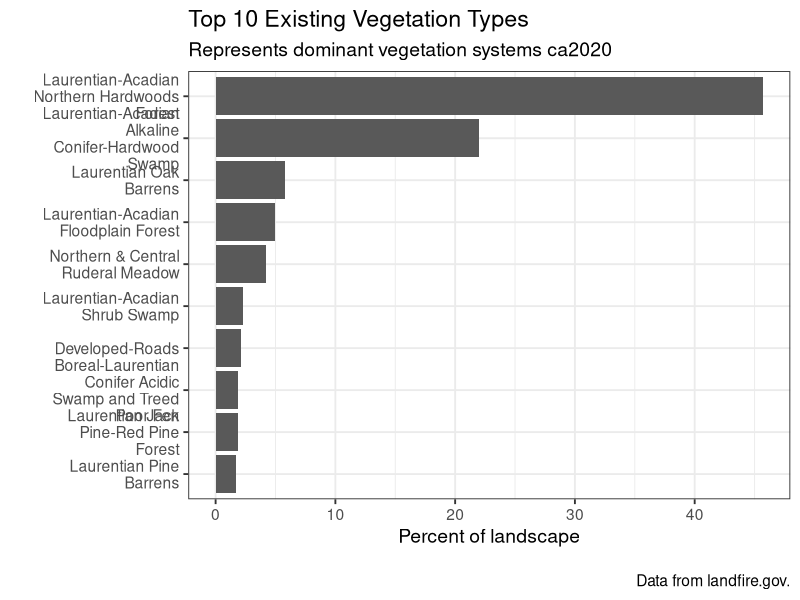
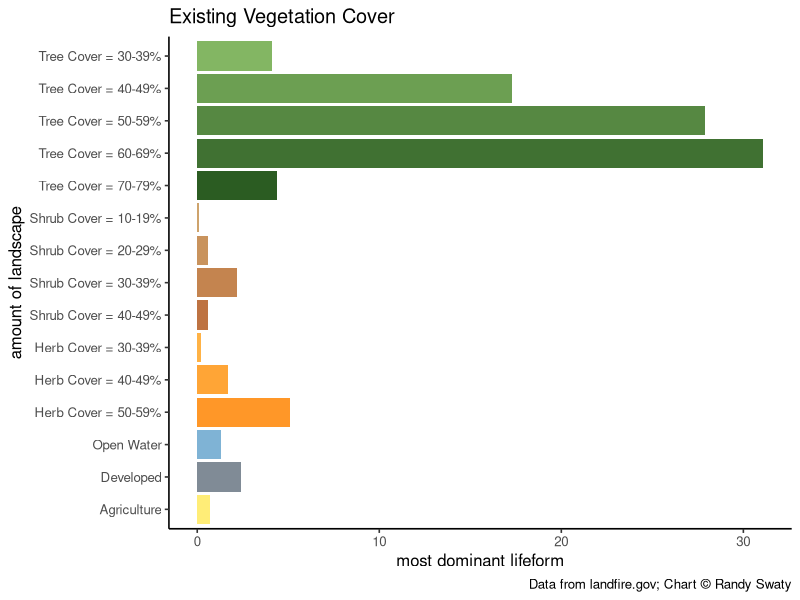
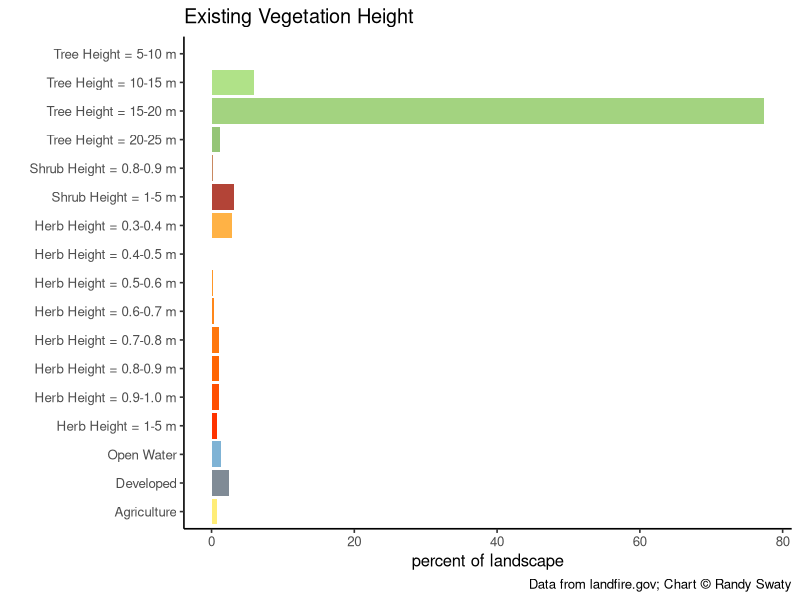

Here is the R script that generated these plots, in order:
## ---- chunk 1
library(tidyverse)
## ---- chunk 2
evtname <- read.csv(file = "data/evt_aoi_attributes.csv") %>%
  group_by(EVT_NAME) %>%
  summarize(ACRES = sum(ACRES),
            REL_PERCENT = sum(REL_PERCENT)) %>%
  arrange(desc(REL_PERCENT)) %>%
  top_n(n = 10, wt = REL_PERCENT)

# plot
evtChart <-
  ggplot(data = evtname, aes(x = EVT_NAME, y = REL_PERCENT)) +
  geom_bar(stat = "identity") +
  labs(
    title = "Top 10 Existing Vegetation Types",
    subtitle = "Represents dominant vegetation systems ca2020",
    caption = "\nData from landfire.gov.",
    x = "",
    y = "Percent of landscape") +
  scale_x_discrete(limits = rev(evtname$EVT_NAME),
                   labels = function(x) str_wrap(x, width = 18)) +
  coord_flip() +
  theme_bw(base_size = 14)

evtChart
## ---- chunk 3
evcname <- read.csv("data/evc_aoi_attributes.csv")

# create "type" column based on conditions
evcname <- evcname %>% mutate(type = if_else(Value %in% 11, "Open Water",
                                             if_else(Value %in% 12, "Snow / Ice",
                                                     if_else(Value %in% c(13:25), "Developed",
                                                             if_else(Value %in% 31, "Barren",
                                                                     if_else(Value %in% c(60:70), "Agriculture",
                                                                             if_else(Value %in% 32, "Quarries",
                                                                                     if_else(Value %in% 100, "Sparse Vegetation",
                                                                                             if_else(Value %in% c(101:199), "Tree",
                                                                                                     if_else(Value %in% c(201:299), "Shrub",
                                                                                                             if_else(Value %in% c(301:399), "Herb",
                                                                                                                     "Other")))))))))))

# create reverse substr() function
revSubstr <- function(x, start, stop) {
  x <- strsplit(x, "")
  sapply(x, 
         function(x) paste(rev(rev(x)[start:stop]), collapse = ""), 
         USE.NAMES = FALSE)  }

# create cover column based on 2nd and 3rd to last Values of classname
# if "Other" type, make 0
evcname <- evcname %>% mutate(cover = as.numeric(if_else(Value > 100,
                                                         revSubstr(evcname$CLASSNAMES, start = 2, stop = 3),
                                                         "0")))

# create bin breaks for grouping
breaks <- seq(0, 100, 10)
# create intervals for grouping and summarize
# also create factor order for "type"
evcgroup <- evcname %>%
  mutate(interval = cut(cover,
                        breaks, 
                        include.lowest = TRUE, 
                        right = T,
                        labels = c("0-9", "10-19", "20-29", "30-39", "40-49", "50-59", "60-69", "70-79", 
                                   "80-89", "90-100")),
         type = factor(type, levels = c("Tree", "Shrub", "Herb", "Open Water", "Snow / Ice", "Developed", "Agriculture", "Sparse Vegetation", "Barren", "Quarries", "Other"))) %>%
  group_by(type, interval) %>%
  summarize(Freq = sum(Freq),
            ACRES = sum(ACRES),
            REL_PERCENT = sum(REL_PERCENT))

# add label and legend names based on condition
evcgroup <- evcgroup %>% mutate(label = if_else(type %in% c("Tree", "Shrub", "Herb"),
                                                paste0(type, " Cover = ", interval, "%"), as.character(type)),
                                legend = if_else(type %in% c("Tree", "Shrub", "Herb", "Open Water"),
                                                 type, as.factor("Other")))

# turn current label order to factors
evclabel.list <- evcgroup$label
evcgroup <- evcgroup %>% mutate(label = fct_rev(factor(label, evclabel.list)))



# create factor level colors for legend (original from Myles)
## cols <- c("Tree" = "#196F3D", "Shrub" = "#229954", "Herb" = "#52BE80", "Open Water" = "#7FB3D5",
##          "Other" = "#808B96")

# join in custom cols column to color bars by specific label

evc_group_cols <- read.csv("data/evc_group_cols.csv")

evcgroup <- left_join(evcgroup, evc_group_cols, by = "label")

evcgroup$label <- factor(evcgroup$label, levels = rev(evcgroup$label))

evcgroup <- evcgroup %>%
  filter(REL_PERCENT > 0.01)

# plot
evcChart <-
  ggplot(data = evcgroup, aes(x = label, y = REL_PERCENT, fill = colors)) +
  geom_bar(stat = "identity") +
  labs(
    title = "Existing Vegetation Cover",
    caption = "Data from landfire.gov; Chart © Randy Swaty",
    x = "amount of landscape",
    y = "most dominant lifeform") +
  scale_fill_identity() +
  coord_flip() +
  theme_classic(base_size = 12)+
  theme(legend.position = "none") 


evcChart



## ---- chunk 4


# load evh attribute table
evhname <- read.csv(file = "data/evh_aoi_attributes.csv")


# create "type" column based on conditions
evhname <- evhname %>% mutate(type = if_else(Value %in% 11, "Open Water",
                                             if_else(Value %in% 12, "Snow / Ice",
                                                     if_else(Value %in% c(13:25), "Developed",
                                                             if_else(Value %in% 31, "Barren",
                                                                     if_else(Value %in% c(60:70), "Agriculture",
                                                                             if_else(Value %in% 32, "Quarries",
                                                                                     if_else(Value %in% 100, "Sparse Vegetation",
                                                                                             if_else(Value %in% c(101:199), "Tree",
                                                                                                     if_else(Value %in% c(201:299), "Shrub",
                                                                                                             if_else(Value %in% c(301:399), "Herb",
                                                                                                                     "Other"))))))))))) %>%
  mutate(height_m = if_else(type %in% "Tree", (Value -100),
                            if_else(type %in% "Shrub", ((Value - 200) / 10),
                                    if_else(type %in% "Herb", ((Value - 300) / 10), 0))) %>%
           as.character() %>% as.numeric())

# create bin breaks for grouping
breaks <- c(0, 0.1, 0.2, 0.3, 0.4, 0.5, 0.6, 0.7, 0.8, 0.9, 1, 5, 10, 15, 20, 25, 30, 35, 40, 45, 50, 55, 60, 65, 70, 75, 80, 85, 90, 95, 100)

# create intervals for grouping and summarize
# also create factor order for "type"
evhgroup <- evhname %>%
  mutate(interval = cut(height_m,
                        breaks, 
                        include.lowest = TRUE, 
                        right = F,
                        labels = c("0", "0.1-0.2", "0.2-0.3", "0.3-0.4" ,"0.4-0.5", "0.5-0.6", "0.6-0.7", "0.7-0.8", "0.8-0.9", "0.9-1.0", "1-5", "5-10", "10-15", "15-20", "20-25", "25-30", "30-35", "35-40", "40-45", "45-50", "50-55", "55-60", "60-65", "65-70", "70-75", "75-80", "80-85", "85-90", "90-95", "95-100")),
         type = factor(type, levels = c("Tree", "Shrub", "Herb", "Open Water", "Snow / Ice", "Developed", "Agriculture", "Sparse Vegetation", "Barren", "Quarries", "Other"))) %>%
  group_by(type, interval) %>%
  summarise(Value = sum(Value),
            ACRES = sum(ACRES),
            REL_PERCENT = sum(REL_PERCENT))



# add label and legend names based on condition
evhgroup <- evhgroup %>% mutate(label = if_else(type %in% c("Tree", "Shrub", "Herb"),
                                                paste0(type, " Height = ", interval, " m"), as.character(type)),
                                legend = if_else(type %in% c("Tree", "Shrub", "Herb", "Open Water"),
                                                 type, as.factor("Other")))
# turn current label order to factors
evhlabel.list <- evhgroup$label
evhgroup <- evhgroup %>% mutate(label = fct_rev(factor(label, evhlabel.list)))

# create factor level colors for legend
##cols <- c("Tree" = "#196F3D", "Shrub" = "#229954", "Herb" = "#52BE80", "Open Water" = "#7FB3D5","Other" = "#808B96")

# join in custom cols column to color bars by specific label

evh_group_cols <- read.csv("data/evh_group_cols.csv")

evhgroup <- left_join(evhgroup, evh_group_cols, by = "label")

evhgroup$label <- factor(evhgroup$label, levels = rev(evhgroup$label))

evhgroup <- evhgroup %>%
  filter(REL_PERCENT > 0.01)

# plot
evhChart <-
ggplot(data = evhgroup, aes(x = label, y = REL_PERCENT, fill = colors)) +
  geom_bar(stat = "identity") +
  labs(
    title = "Existing Vegetation Height",
    caption = "Data from landfire.gov; Chart © Randy Swaty",
    x = "",
    y = "percent of landscape") +
  scale_fill_identity() +
  coord_flip() +
  theme_classic(base_size = 12)+
  theme(legend.position = "none")

evhChart

